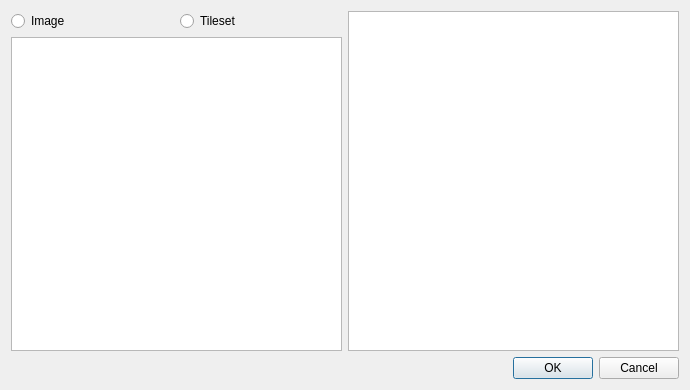
<?xml version="1.0" encoding="UTF-8"?>
<ui version="4.0">
 <class>SolarusEditor::ChangeSourceImageDialog</class>
 <widget class="QDialog" name="SolarusEditor::ChangeSourceImageDialog">
  <property name="geometry">
   <rect>
    <x>0</x>
    <y>0</y>
    <width>690</width>
    <height>390</height>
   </rect>
  </property>
  <property name="windowTitle">
   <string>Change source image</string>
  </property>
  <layout class="QVBoxLayout" name="verticalLayout_3">
   <item>
    <layout class="QVBoxLayout" name="vertical_layout_2">
     <property name="leftMargin">
      <number>0</number>
     </property>
     <property name="topMargin">
      <number>0</number>
     </property>
     <property name="rightMargin">
      <number>0</number>
     </property>
     <property name="bottomMargin">
      <number>0</number>
     </property>
     <item>
      <layout class="QHBoxLayout" name="horizontalLayout_2">
       <property name="leftMargin">
        <number>0</number>
       </property>
       <property name="topMargin">
        <number>0</number>
       </property>
       <property name="rightMargin">
        <number>0</number>
       </property>
       <property name="bottomMargin">
        <number>0</number>
       </property>
       <item>
        <layout class="QVBoxLayout" name="verticalLayout_2">
         <property name="leftMargin">
          <number>0</number>
         </property>
         <property name="topMargin">
          <number>0</number>
         </property>
         <property name="rightMargin">
          <number>0</number>
         </property>
         <property name="bottomMargin">
          <number>0</number>
         </property>
         <item>
          <layout class="QHBoxLayout" name="horizontalLayout">
           <property name="leftMargin">
            <number>0</number>
           </property>
           <property name="topMargin">
            <number>0</number>
           </property>
           <property name="rightMargin">
            <number>0</number>
           </property>
           <property name="bottomMargin">
            <number>0</number>
           </property>
           <item>
            <widget class="QRadioButton" name="image_value">
             <property name="text">
              <string>Image</string>
             </property>
            </widget>
           </item>
           <item>
            <widget class="QRadioButton" name="tileset_value">
             <property name="text">
              <string>Tileset</string>
             </property>
            </widget>
           </item>
          </layout>
         </item>
         <item>
          <widget class="QTreeView" name="file_tree_view"/>
         </item>
        </layout>
       </item>
       <item>
        <widget class="QGraphicsView" name="image_view"/>
       </item>
      </layout>
     </item>
     <item>
      <widget class="QDialogButtonBox" name="button_box">
       <property name="orientation">
        <enum>Qt::Orientation::Horizontal</enum>
       </property>
       <property name="standardButtons">
        <set>QDialogButtonBox::StandardButton::Cancel|QDialogButtonBox::StandardButton::Ok</set>
       </property>
      </widget>
     </item>
    </layout>
   </item>
  </layout>
 </widget>
 <resources/>
 <connections>
  <connection>
   <sender>button_box</sender>
   <signal>accepted()</signal>
   <receiver>SolarusEditor::ChangeSourceImageDialog</receiver>
   <slot>accept()</slot>
   <hints>
    <hint type="sourcelabel">
     <x>248</x>
     <y>254</y>
    </hint>
    <hint type="destinationlabel">
     <x>157</x>
     <y>274</y>
    </hint>
   </hints>
  </connection>
  <connection>
   <sender>button_box</sender>
   <signal>rejected()</signal>
   <receiver>SolarusEditor::ChangeSourceImageDialog</receiver>
   <slot>reject()</slot>
   <hints>
    <hint type="sourcelabel">
     <x>316</x>
     <y>260</y>
    </hint>
    <hint type="destinationlabel">
     <x>286</x>
     <y>274</y>
    </hint>
   </hints>
  </connection>
 </connections>
</ui>
